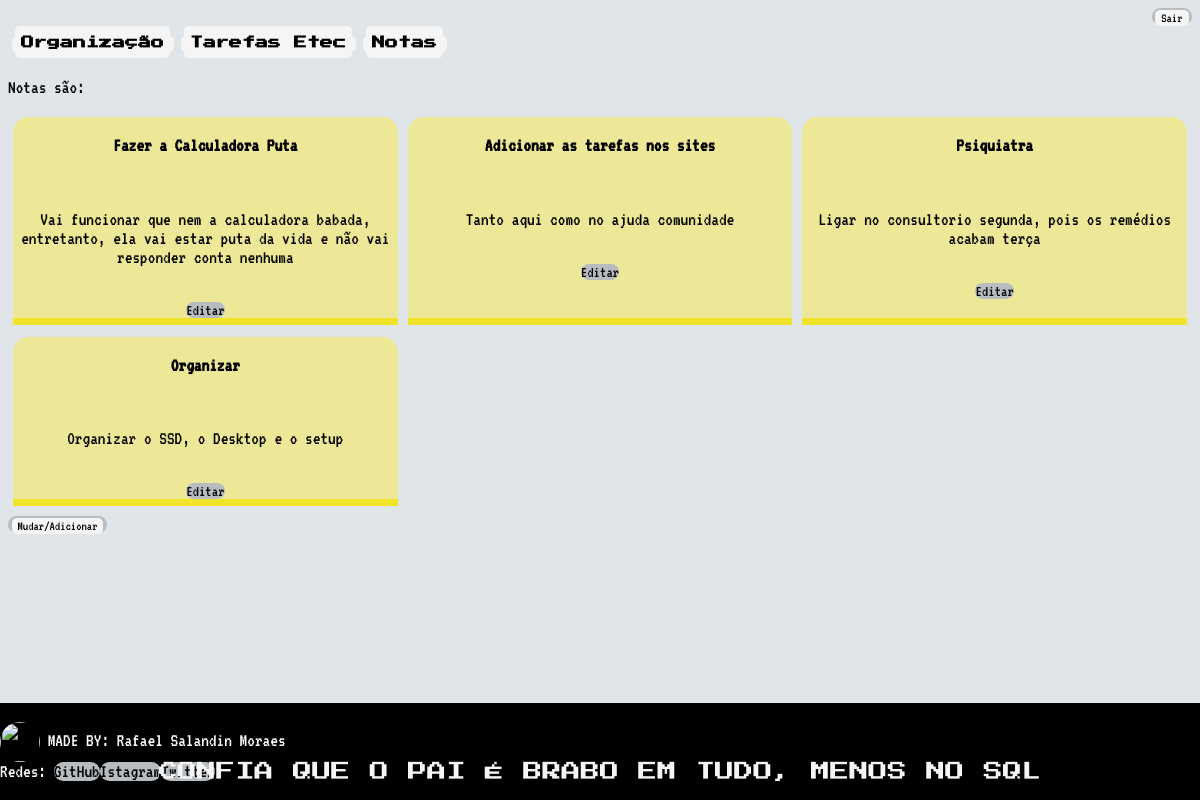
/AgendaTOP/Notas/, run on an earlier commit of the app's database.
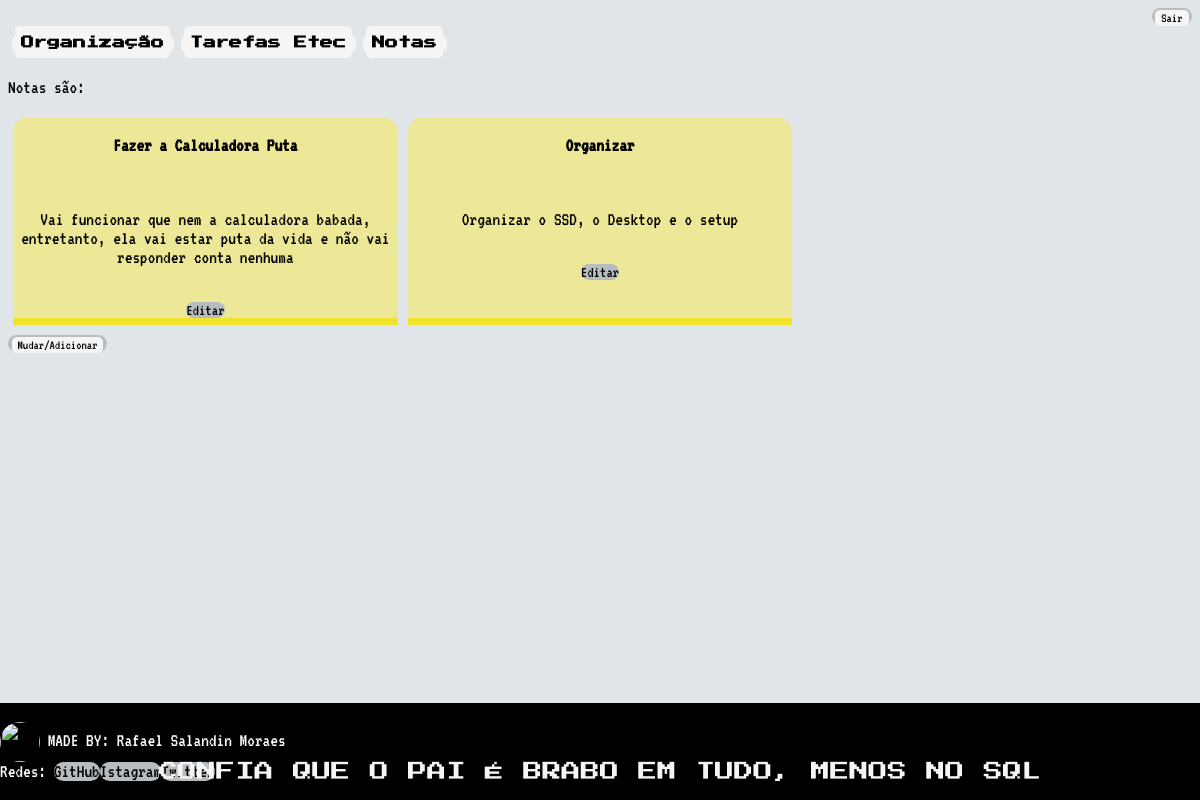
And on a later commit of the database.
### OrganizaçãodesseCorno/models.py (models this page shows)
class Anotas(models.Model):
    notas = models.CharField(max_length=100)
    descri = models.TextField(blank=True, null=True)
    class Meta:
        db_table = 'nota'

### OrganizaçãodesseCorno/views.py (the view)
# urls.py: path('AgendaTOP/Notas/', views.Notas),
def Notas(request):
    usuario = request.user
    anotação = Anotas.notas
    descri = Anotas.descri
    notas = Anotas.objects.filter()
    dados_notas = {'nota':notas}
    return  render(request,'pageNotes.html',dados_notas)

### Template/pageNotes.html (shortened to what this page needs)
{% extends "Model_P.html" %}
{% block content %}
 <div class="all">
        <div class="move">
            <a href="/"><button><h1>Organização</h1></button></a><a href="/AgendaTOP/Etec"><button><h1>Tarefas Etec</h1></button></a><a href="/AgendaTOP/Notas"><button><h1>Notas</h1></button></a>
            <p>Notas são:</p>
        </div>
        <table class="tv">
                <div class="ol">
                        {% for i in nota %}
                                        <li>
                                                <p><b>
                                                {{ i.notas }}
                                                </b></p> <br>
                                                <p>{{ i.descri}}</p><br>
                                                <a href="Create/?id={{ i.id }}">Editar</a>
                                        </li>
                        {%endfor%}
                </div>
        </table>
        <a href="/AgendaTOP/Notas/Create"><button>Mudar/Adicionar</button></a>
 </div>
 {% endblock %}

What changed in the data, as far as the page shows it:
removed Anotas: notas "Adicionar as tarefas nos sites", descri "Tanto aqui como no ajuda comunidade"
removed Anotas: notas "Psiquiatra", descri "Ligar no consultorio segunda, pois os remédios acabam terça"
